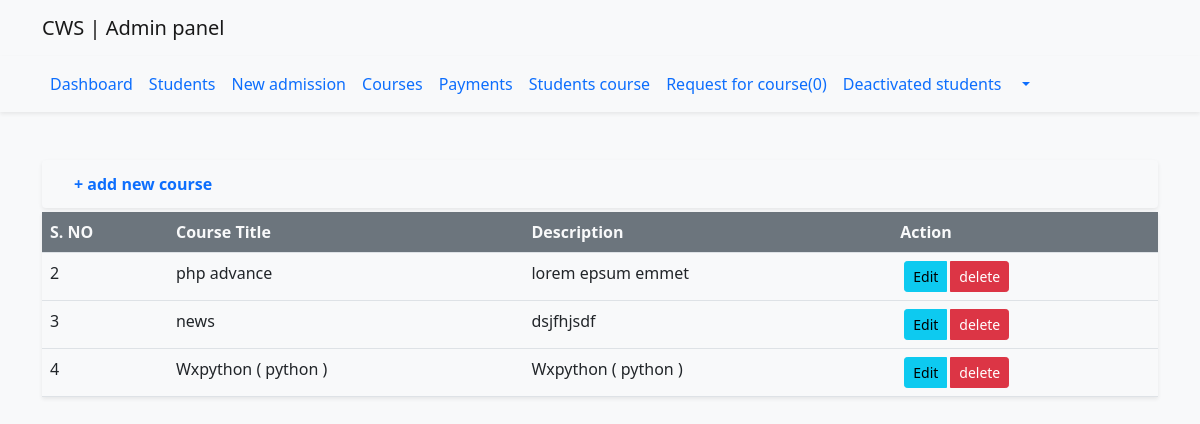
Screenshot of /admin/courses.php with the database file from the repository.
### tables this page shows
CREATE TABLE `course` (
  `id` int(11) NOT NULL,
  `title` varchar(200) NOT NULL,
  `image` varchar(255) NOT NULL,
  `description` varchar(200) NOT NULL
);

### include/config.php (called while the page is built, shortened)
<?php
$connect = mysqli_connect('localhost','root','','cwsready');
function callingRecords($table, $cond = null, $select=null){
    global $connect;
    $array = [];
    if($select==null){
        $select = '*';
    }
    if($cond!=null){
        $query = mysqli_query($connect,"select $select from $table where $cond");
    }
    else{
        $query = mysqli_query($connect,"select $select from $table");
    }
    while($row = mysqli_fetch_array($query)){
        $array[] = $row;
    }
    return (!empty($array))? $array: "Error in Fetching Data";
}

### admin/courses.php (the view, shortened to what this page needs)
<!doctype html>
<html lang="en">
<head>
</head>
<body>
<?php include "header.php"?>
<div class="container mt-5">
    <div class="card border-0 my-1 shadow-sm bg-light">
        <div class="card-body py-1">
            <a type="button" data-bs-toggle="modal" data-bs-target="#courseFormModal" class="nav-link border-0"><strong>+ add new course</strong></a>
        </div>
    </div>
    <table class="table table-stripped shadow-sm">
        <tr class="bg-secondary text-light text-capitalize">
            <th>S. NO</th>
            <th>course title</th>
            <th>description</th>
            <th>action</th>
        </tr>
        <?php
        $courses=callingRecords('course');
        foreach($courses as $course){
            ?>
            <tr>
                <td><?= $course['id'];?></td>
                <td><?= $course['title'];?></td>
                <td><?= $course['description'];?></td>
                <td>
                    <div class="btn-group">
                        <a href="" class="btn btn-info btn-sm mx-1">Edit</a>
                        <a href="" class="btn btn-danger btn-sm">delete</a>
                    </div>
                </td>
            </tr>
        <?php }?>
    </table>
</div>
<?php include "footer.php"?>
</body>
</html>

### rows the page displays
course: id "2", title "php advance", description "lorem epsum emmet"
course: id "3", title "news", description "dsjfhjsdf"
course: id "4", title "Wxpython ( python )", description "Wxpython ( python )"

### other values shown
$req_count "0"
